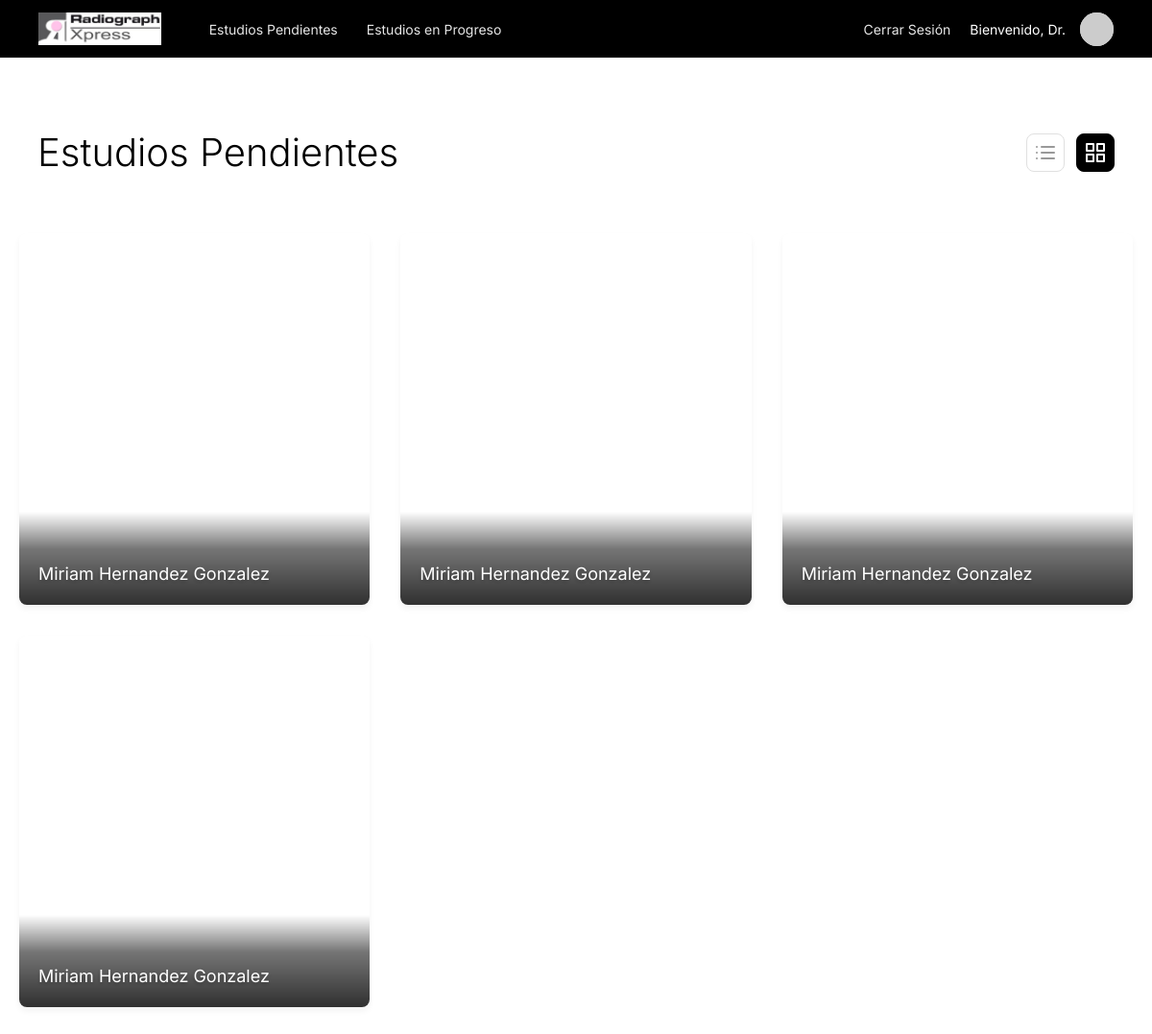
The page /doctor/ (signed in) on the database its author committed.
### core/models.py (models this page shows)
class Study(models.Model):
    id_study = models.AutoField(primary_key=True)
    pacs_url = models.CharField(max_length=100)
    email_sent = models.BooleanField(default=False)
    date = models.DateField()
    id_study_request = models.ForeignKey('assistantDashboard.StudyRequest', on_delete=models.CASCADE)
    id_report = models.ForeignKey('Report', on_delete=models.CASCADE, null=True, blank=True)
    id_patient = models.ForeignKey('patientsDashboard.Patient', on_delete=models.CASCADE)

### patientsDashboard/models.py (models this page shows)
class Patient(models.Model):
    MALE = 'M'
    FEMALE = 'F'
    OTHER = 'O'
    GENDER_CHOICES = [
        (MALE, 'Male'),
        (FEMALE, 'Female'),
        (OTHER, 'Other'),
    ]
    user = models.OneToOneField(User, on_delete=models.CASCADE, null=True, related_name='patient_profile')
    id_patient = models.AutoField(primary_key=True)
    name = models.CharField(max_length=100)
    last_name = models.CharField(max_length=100)
    email = models.EmailField(max_length=100)
    address = models.CharField(max_length=100)
    phone = models.CharField(max_length=100)
    gender = models.CharField(max_length=1, choices=GENDER_CHOICES, default=OTHER)
    associated_doctors = models.ManyToManyField('associateDoctorDashboard.AssociateDoctor', related_name='patients')

### doctorsDashboard/views.py (the view)
# urls.py: path('', views.PendingStudiesView.as_view(), name='pendingStudies'),
class PendingStudiesView(DoctorRequiredMixin, ListView):
    model = Study
    template_name = 'doctorsDashboard/pending_studies.html'
    context_object_name = 'studies'
    def get_queryset(self):
        return Study.objects.filter(id_report__isnull=True).order_by('date')

### core/mixins.py (called while the page is built)
    def test_func(self):
        return self.request.user.groups.filter(name='Doctors').exists()

### doctorsDashboard/templates/doctorsDashboard/pending_studies.html (shortened to what this page needs)
{% extends 'doctorsDashboard/base.html' %}
{% load static %}
{% block content %}
<div class="pending-studies-page">
    <div class="pending-studies-content">
        <div class="page-header">
            <h1 class="page-title">Estudios Pendientes</h1>
            <div class="view-toggles">
                <button class="view-toggle-btn" aria-label="List View">
                </button>
                <button class="view-toggle-btn active" aria-label="Grid View">
                </button>
            </div>
        </div>
        <div class="studies-grid">
            {% for study in studies %}
            <a href="{% url 'studyReportCreate' study.pk %}" class="study-card">
                <iframe class="study-card-image" src="{{ study.pacs_url }}" scrolling="no" frameborder="0"></iframe>
                <div class="study-card-overlay"></div>
                <div class="study-card-info">
                    <p class="patient-name">{{ study.id_patient.name }} {{ study.id_patient.last_name }}</p>
                </div>
            </a>
            {% empty %}
            <p style="text-align: center; width: 100%; color: #999;">No hay estudios pendientes.</p>
            {% endfor %}
        </div>
    </div>
</div>
{% endblock %}

### doctorsDashboard/static/doctorsDashboard/style.css (style rules this page uses)
body { margin: 0; padding: 0; font-family: 'Inter', sans-serif; background-color: #f4f4f4; }
.pending-studies-page { min-height: 100vh; background-color: white; position: relative; padding-top: 59px; }
.pending-studies-content { padding: 0 20px 25px 20px; margin: 0 auto; max-width: 1520px; position: relative; }
.page-header { display: flex; justify-content: space-between; align-items: center; margin: 75px 0 60px 19px; padding-right: 19px; }
.page-title { color: black; font-size: 40px; font-family: 'Inter', -apple-system, BlinkMacSystemFont, 'Segoe UI', sans-serif; font-weight: 300; word-wrap: break-word; margin: 0; }
.view-toggles { display: flex; gap: 12px; }
.view-toggle-btn { background: none; border: 1px solid #e0e0e0; border-radius: 8px; width: 40px; height: 40px; display: flex; justify-content: center; align-items: center; cursor: pointer; color: #999; transition: all 0.2s ease; }
.view-toggle-btn.active { background-color: #000; color: white; border-color: #000; }
.studies-grid { display: grid; grid-template-columns: repeat(auto-fill, minmax(320px, 1fr)); gap: 32px; width: 100%; margin: 0 auto; padding-bottom: 100px; }
.study-card { width: 100%; aspect-ratio: 700 / 742; background-color: white; overflow: hidden; cursor: pointer; position: relative; transition: transform 0.2s ease; border-radius: 8px; display: block; text-decoration: none; box-shadow: 0 4px 6px rgba(0, 0, 0, 0.05); }
.study-card-image { width: 100%; height: 100%; position: absolute; top: 0; left: 0; object-fit: cover; border: none; pointer-events: none; }
.study-card-overlay { width: 100%; height: 25%; position: absolute; left: 0; bottom: 0; opacity: 0.9; background: linear-gradient(to bottom, transparent 0%, rgba(0, 0, 0, 0.6) 40%, rgba(0, 0, 0, 0.9) 100%); pointer-events: none; }
.study-card-info { position: absolute; left: 20px; bottom: 20px; z-index: 2; width: calc(100% - 40px); pointer-events: none; }
.patient-name { margin: 0; color: white; font-size: 18px; font-family: 'Inter', -apple-system, BlinkMacSystemFont, 'Segoe UI', sans-serif; font-weight: 400; line-height: 1.4; word-wrap: break-word; text-shadow: 0 2px 4px rgba(0, 0, 0, 0.3); }

### rows shown on the page
Study: id_patient.name "Miriam", id_patient.last_name "Hernandez Gonzalez"
Study: id_patient.name "Miriam", id_patient.last_name "Hernandez Gonzalez"
Study: id_patient.name "Miriam", id_patient.last_name "Hernandez Gonzalez"
Study: id_patient.name "Miriam", id_patient.last_name "Hernandez Gonzalez"
